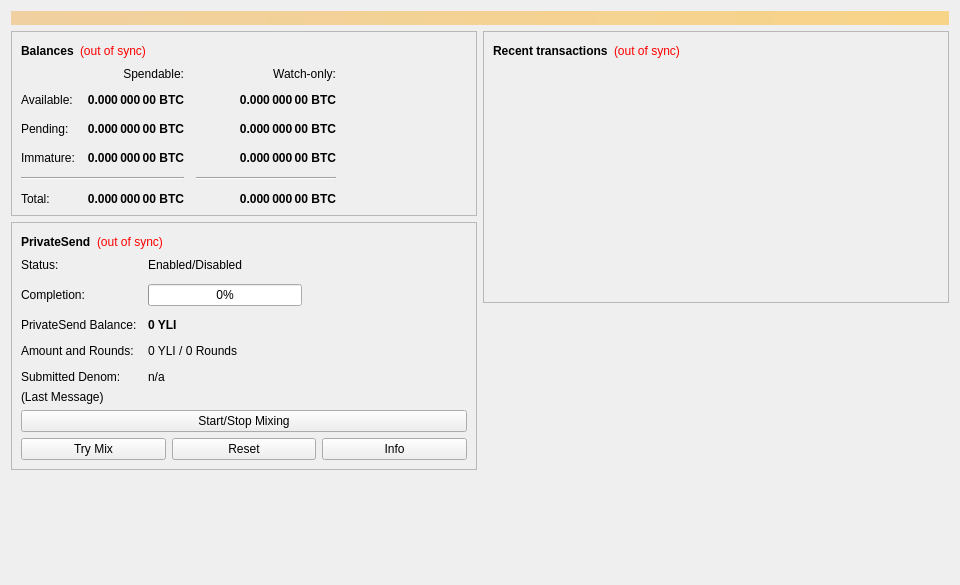
<?xml version="1.0" encoding="UTF-8"?>
<ui version="4.0">
 <class>OverviewPage</class>
 <widget class="QWidget" name="OverviewPage">
  <property name="geometry">
   <rect>
    <x>0</x>
    <y>0</y>
    <width>960</width>
    <height>585</height>
   </rect>
  </property>
  <property name="minimumSize">
   <size>
    <width>960</width>
    <height>0</height>
   </size>
  </property>
  <property name="windowTitle">
   <string>Form</string>
  </property>
  <layout class="QVBoxLayout" name="topLayout">
   <item>
    <widget class="QLabel" name="labelAlerts">
     <property name="visible">
      <bool>false</bool>
     </property>
     <property name="styleSheet">
      <string notr="true">QLabel { background-color: qlineargradient(x1: 0, y1: 0, x2: 1, y2: 0, stop:0 #F0D0A0, stop:1 #F8D488); color:#000000; }</string>
     </property>
     <property name="wordWrap">
      <bool>true</bool>
     </property>
     <property name="margin">
      <number>3</number>
     </property>
     <property name="textInteractionFlags">
      <set>Qt::TextSelectableByMouse</set>
     </property>
    </widget>
   </item>
   <item>
    <layout class="QHBoxLayout" name="horizontalLayout" stretch="1,1">
     <item>
      <layout class="QVBoxLayout" name="verticalLayout_2">
       <item>
        <widget class="QFrame" name="frame">
         <property name="frameShape">
          <enum>QFrame::StyledPanel</enum>
         </property>
         <property name="frameShadow">
          <enum>QFrame::Raised</enum>
         </property>
         <layout class="QVBoxLayout" name="verticalLayout_4">
          <item>
           <layout class="QHBoxLayout" name="horizontalLayout_4">
            <item>
             <widget class="QLabel" name="label_5">
              <property name="font">
               <font>
                <weight>75</weight>
                <bold>true</bold>
               </font>
              </property>
              <property name="text">
               <string>Balances</string>
              </property>
             </widget>
            </item>
            <item>
             <widget class="QLabel" name="labelWalletStatus">
              <property name="toolTip">
               <string>The displayed information may be out of date. Your wallet automatically synchronizes with the YouLike network after a connection is established, but this process has not completed yet.</string>
              </property>
              <property name="styleSheet">
               <string notr="true">QLabel { color: red; }</string>
              </property>
              <property name="text">
               <string notr="true">(out of sync)</string>
              </property>
              <property name="alignment">
               <set>Qt::AlignLeading|Qt::AlignLeft|Qt::AlignVCenter</set>
              </property>
             </widget>
            </item>
            <item>
             <spacer name="horizontalSpacer_3">
              <property name="orientation">
               <enum>Qt::Horizontal</enum>
              </property>
              <property name="sizeHint" stdset="0">
               <size>
                <width>40</width>
                <height>20</height>
               </size>
              </property>
             </spacer>
            </item>
           </layout>
          </item>
          <item>
           <layout class="QGridLayout" name="gridLayout">
            <property name="spacing">
             <number>12</number>
            </property>
            <item row="2" column="2">
             <widget class="QLabel" name="labelWatchPending">
              <property name="font">
               <font>
                <weight>75</weight>
                <bold>true</bold>
               </font>
              </property>
              <property name="cursor">
               <cursorShape>IBeamCursor</cursorShape>
              </property>
              <property name="toolTip">
               <string>Unconfirmed transactions to watch-only addresses</string>
              </property>
              <property name="text">
               <string notr="true">0.000 000 00 BTC</string>
              </property>
              <property name="alignment">
               <set>Qt::AlignRight|Qt::AlignTrailing|Qt::AlignVCenter</set>
              </property>
              <property name="textInteractionFlags">
               <set>Qt::LinksAccessibleByMouse|Qt::TextSelectableByKeyboard|Qt::TextSelectableByMouse</set>
              </property>
             </widget>
            </item>
            <item row="2" column="1">
             <widget class="QLabel" name="labelUnconfirmed">
              <property name="font">
               <font>
                <weight>75</weight>
                <bold>true</bold>
               </font>
              </property>
              <property name="cursor">
               <cursorShape>IBeamCursor</cursorShape>
              </property>
              <property name="toolTip">
               <string>Total of transactions that have yet to be confirmed, and do not yet count toward the spendable balance</string>
              </property>
              <property name="text">
               <string notr="true">0.000 000 00 BTC</string>
              </property>
              <property name="alignment">
               <set>Qt::AlignRight|Qt::AlignTrailing|Qt::AlignVCenter</set>
              </property>
              <property name="textInteractionFlags">
               <set>Qt::LinksAccessibleByMouse|Qt::TextSelectableByKeyboard|Qt::TextSelectableByMouse</set>
              </property>
             </widget>
            </item>
            <item row="3" column="2">
             <widget class="QLabel" name="labelWatchImmature">
              <property name="font">
               <font>
                <weight>75</weight>
                <bold>true</bold>
               </font>
              </property>
              <property name="cursor">
               <cursorShape>IBeamCursor</cursorShape>
              </property>
              <property name="toolTip">
               <string>Mined balance in watch-only addresses that has not yet matured</string>
              </property>
              <property name="text">
               <string notr="true">0.000 000 00 BTC</string>
              </property>
              <property name="alignment">
               <set>Qt::AlignRight|Qt::AlignTrailing|Qt::AlignVCenter</set>
              </property>
              <property name="textInteractionFlags">
               <set>Qt::LinksAccessibleByMouse|Qt::TextSelectableByKeyboard|Qt::TextSelectableByMouse</set>
              </property>
             </widget>
            </item>
            <item row="4" column="0" colspan="2">
             <widget class="Line" name="lineSpendableBalance">
              <property name="orientation">
               <enum>Qt::Horizontal</enum>
              </property>
             </widget>
            </item>
            <item row="4" column="2">
             <widget class="Line" name="lineWatchBalance">
              <property name="sizePolicy">
               <sizepolicy hsizetype="Preferred" vsizetype="Fixed">
                <horstretch>0</horstretch>
                <verstretch>0</verstretch>
               </sizepolicy>
              </property>
              <property name="minimumSize">
               <size>
                <width>140</width>
                <height>0</height>
               </size>
              </property>
              <property name="orientation">
               <enum>Qt::Horizontal</enum>
              </property>
             </widget>
            </item>
            <item row="5" column="0">
             <widget class="QLabel" name="labelTotalText">
              <property name="text">
               <string>Total:</string>
              </property>
             </widget>
            </item>
            <item row="3" column="1">
             <widget class="QLabel" name="labelImmature">
              <property name="font">
               <font>
                <weight>75</weight>
                <bold>true</bold>
               </font>
              </property>
              <property name="cursor">
               <cursorShape>IBeamCursor</cursorShape>
              </property>
              <property name="toolTip">
               <string>Mined balance that has not yet matured</string>
              </property>
              <property name="text">
               <string notr="true">0.000 000 00 BTC</string>
              </property>
              <property name="alignment">
               <set>Qt::AlignRight|Qt::AlignTrailing|Qt::AlignVCenter</set>
              </property>
              <property name="textInteractionFlags">
               <set>Qt::LinksAccessibleByMouse|Qt::TextSelectableByKeyboard|Qt::TextSelectableByMouse</set>
              </property>
             </widget>
            </item>
            <item row="2" column="3">
             <spacer name="horizontalSpacer_2">
              <property name="orientation">
               <enum>Qt::Horizontal</enum>
              </property>
              <property name="sizeHint" stdset="0">
               <size>
                <width>40</width>
                <height>20</height>
               </size>
              </property>
             </spacer>
            </item>
            <item row="3" column="0">
             <widget class="QLabel" name="labelImmatureText">
              <property name="text">
               <string>Immature:</string>
              </property>
             </widget>
            </item>
            <item row="5" column="1">
             <widget class="QLabel" name="labelTotal">
              <property name="font">
               <font>
                <weight>75</weight>
                <bold>true</bold>
               </font>
              </property>
              <property name="cursor">
               <cursorShape>IBeamCursor</cursorShape>
              </property>
              <property name="toolTip">
               <string>Your current total balance</string>
              </property>
              <property name="text">
               <string notr="true">0.000 000 00 BTC</string>
              </property>
              <property name="alignment">
               <set>Qt::AlignRight|Qt::AlignTrailing|Qt::AlignVCenter</set>
              </property>
              <property name="textInteractionFlags">
               <set>Qt::LinksAccessibleByMouse|Qt::TextSelectableByKeyboard|Qt::TextSelectableByMouse</set>
              </property>
             </widget>
            </item>
            <item row="5" column="2">
             <widget class="QLabel" name="labelWatchTotal">
              <property name="font">
               <font>
                <weight>75</weight>
                <bold>true</bold>
               </font>
              </property>
              <property name="cursor">
               <cursorShape>IBeamCursor</cursorShape>
              </property>
              <property name="toolTip">
               <string>Current total balance in watch-only addresses</string>
              </property>
              <property name="text">
               <string notr="true">0.000 000 00 BTC</string>
              </property>
              <property name="alignment">
               <set>Qt::AlignRight|Qt::AlignTrailing|Qt::AlignVCenter</set>
              </property>
              <property name="textInteractionFlags">
               <set>Qt::LinksAccessibleByMouse|Qt::TextSelectableByKeyboard|Qt::TextSelectableByMouse</set>
              </property>
             </widget>
            </item>
            <item row="0" column="2">
             <widget class="QLabel" name="labelWatchonly">
              <property name="text">
               <string>Watch-only:</string>
              </property>
              <property name="alignment">
               <set>Qt::AlignRight|Qt::AlignTrailing|Qt::AlignVCenter</set>
              </property>
             </widget>
            </item>
            <item row="1" column="0">
             <widget class="QLabel" name="labelBalanceText">
              <property name="text">
               <string>Available:</string>
              </property>
             </widget>
            </item>
            <item row="1" column="1">
             <widget class="QLabel" name="labelBalance">
              <property name="font">
               <font>
                <weight>75</weight>
                <bold>true</bold>
               </font>
              </property>
              <property name="cursor">
               <cursorShape>IBeamCursor</cursorShape>
              </property>
              <property name="toolTip">
               <string>Your current spendable balance</string>
              </property>
              <property name="text">
               <string notr="true">0.000 000 00 BTC</string>
              </property>
              <property name="alignment">
               <set>Qt::AlignRight|Qt::AlignTrailing|Qt::AlignVCenter</set>
              </property>
              <property name="textInteractionFlags">
               <set>Qt::LinksAccessibleByMouse|Qt::TextSelectableByKeyboard|Qt::TextSelectableByMouse</set>
              </property>
             </widget>
            </item>
            <item row="1" column="2">
             <widget class="QLabel" name="labelWatchAvailable">
              <property name="font">
               <font>
                <weight>75</weight>
                <bold>true</bold>
               </font>
              </property>
              <property name="cursor">
               <cursorShape>IBeamCursor</cursorShape>
              </property>
              <property name="toolTip">
               <string>Your current balance in watch-only addresses</string>
              </property>
              <property name="text">
               <string notr="true">0.000 000 00 BTC</string>
              </property>
              <property name="alignment">
               <set>Qt::AlignRight|Qt::AlignTrailing|Qt::AlignVCenter</set>
              </property>
              <property name="textInteractionFlags">
               <set>Qt::LinksAccessibleByMouse|Qt::TextSelectableByKeyboard|Qt::TextSelectableByMouse</set>
              </property>
             </widget>
            </item>
            <item row="2" column="0">
             <widget class="QLabel" name="labelPendingText">
              <property name="text">
               <string>Pending:</string>
              </property>
             </widget>
            </item>
            <item row="0" column="1">
             <widget class="QLabel" name="labelSpendable">
              <property name="text">
               <string>Spendable:</string>
              </property>
              <property name="alignment">
               <set>Qt::AlignRight|Qt::AlignTrailing|Qt::AlignVCenter</set>
              </property>
             </widget>
            </item>
           </layout>
          </item>
         </layout>
        </widget>
       </item>
       <item>
        <widget class="QFrame" name="framePrivateSend">
         <property name="layoutDirection">
          <enum>Qt::LeftToRight</enum>
         </property>
         <property name="frameShape">
          <enum>QFrame::StyledPanel</enum>
         </property>
         <property name="frameShadow">
          <enum>QFrame::Raised</enum>
         </property>
         <layout class="QVBoxLayout" name="VerticalLayout_PS1">
          <item>
           <layout class="QHBoxLayout" name="horizontalLayout_5">
            <item>
             <widget class="QLabel" name="labelPrivateSendHeader">
              <property name="font">
               <font>
                <weight>75</weight>
                <bold>true</bold>
               </font>
              </property>
              <property name="text">
               <string>PrivateSend</string>
              </property>
             </widget>
            </item>
            <item>
             <widget class="QLabel" name="labelPrivateSendSyncStatus">
              <property name="toolTip">
               <string>The displayed information may be out of date. Your wallet automatically synchronizes with the YouLike network after a connection is established, but this process has not completed yet.</string>
              </property>
              <property name="styleSheet">
               <string notr="true">QLabel { color: red; }</string>
              </property>
              <property name="text">
               <string notr="true">(out of sync)</string>
              </property>
              <property name="alignment">
               <set>Qt::AlignLeading|Qt::AlignLeft|Qt::AlignVCenter</set>
              </property>
             </widget>
            </item>
            <item>
             <spacer name="horizontalSpacer_4">
              <property name="orientation">
               <enum>Qt::Horizontal</enum>
              </property>
              <property name="sizeHint" stdset="0">
               <size>
                <width>40</width>
                <height>20</height>
               </size>
              </property>
             </spacer>
            </item>
           </layout>
          </item>
          <item>
           <layout class="QFormLayout" name="privateSendFormLayout">
            <property name="fieldGrowthPolicy">
             <enum>QFormLayout::AllNonFixedFieldsGrow</enum>
            </property>
            <property name="horizontalSpacing">
             <number>11</number>
            </property>
            <property name="verticalSpacing">
             <number>12</number>
            </property>
            <item row="0" column="0">
             <widget class="QLabel" name="labelPrivateSendEnabledText">
              <property name="text">
               <string>Status:</string>
              </property>
             </widget>
            </item>
            <item row="0" column="1">
             <widget class="QLabel" name="labelPrivateSendEnabled">
              <property name="text">
               <string>Enabled/Disabled</string>
              </property>
             </widget>
            </item>
            <item row="1" column="0">
             <widget class="QLabel" name="labelCompletitionText">
              <property name="text">
               <string>Completion:</string>
              </property>
             </widget>
            </item>
            <item row="1" column="1">
             <widget class="QProgressBar" name="privateSendProgress">
              <property name="maximumSize">
               <size>
                <width>154</width>
                <height>16777215</height>
               </size>
              </property>
              <property name="value">
               <number>0</number>
              </property>
             </widget>
            </item>
            <item row="2" column="0">
             <widget class="QLabel" name="labelAnonymizedText">
              <property name="text">
               <string>PrivateSend Balance:</string>
              </property>
             </widget>
            </item>
            <item row="2" column="1">
             <widget class="QLabel" name="labelAnonymized">
              <property name="font">
               <font>
                <weight>75</weight>
                <bold>true</bold>
               </font>
              </property>
              <property name="text">
               <string notr="true">0 YLI</string>
              </property>
             </widget>
            </item>
            <item row="3" column="0">
             <widget class="QLabel" name="labelAmountAndRoundsText">
              <property name="text">
               <string>Amount and Rounds:</string>
              </property>
             </widget>
            </item>
            <item row="3" column="1">
             <widget class="QLabel" name="labelAmountRounds">
              <property name="text">
               <string>0 YLI / 0 Rounds</string>
              </property>
             </widget>
            </item>
            <item row="4" column="0">
             <widget class="QLabel" name="labelSubmittedDenomText">
              <property name="text">
               <string>Submitted Denom:</string>
              </property>
             </widget>
            </item>
            <item row="4" column="1">
             <widget class="QLabel" name="labelSubmittedDenom">
              <property name="toolTip">
               <string>The denominations you submitted to the Masternode.&lt;br&gt;To mix, other users must submit the exact same denominations.</string>
              </property>
              <property name="text">
               <string>n/a</string>
              </property>
             </widget>
            </item>
           </layout>
          </item>
          <item>
           <layout class="QVBoxLayout" name="VerticalLayout_PS">
            <item>
             <widget class="QLabel" name="labelPrivateSendLastMessage">
              <property name="text">
               <string>(Last Message)</string>
              </property>
              <property name="alignment">
               <set>Qt::AlignLeading|Qt::AlignLeft|Qt::AlignTop</set>
              </property>
              <property name="wordWrap">
               <bool>true</bool>
              </property>
             </widget>
            </item>
            <item>
             <widget class="QPushButton" name="togglePrivateSend">
              <property name="sizePolicy">
               <sizepolicy hsizetype="MinimumExpanding" vsizetype="Fixed">
                <horstretch>0</horstretch>
                <verstretch>0</verstretch>
               </sizepolicy>
              </property>
              <property name="text">
               <string>Start/Stop Mixing</string>
              </property>
             </widget>
            </item>
            <item>
             <layout class="QHBoxLayout" name="horizontalLayout_debugbuttons">
              <item>
               <widget class="QPushButton" name="privateSendAuto">
                <property name="sizePolicy">
                 <sizepolicy hsizetype="MinimumExpanding" vsizetype="Fixed">
                  <horstretch>0</horstretch>
                  <verstretch>0</verstretch>
                 </sizepolicy>
                </property>
                <property name="toolTip">
                 <string>Try to manually submit a PrivateSend request.</string>
                </property>
                <property name="text">
                 <string>Try Mix</string>
                </property>
               </widget>
              </item>
              <item>
               <widget class="QPushButton" name="privateSendReset">
                <property name="sizePolicy">
                 <sizepolicy hsizetype="MinimumExpanding" vsizetype="Fixed">
                  <horstretch>0</horstretch>
                  <verstretch>0</verstretch>
                 </sizepolicy>
                </property>
                <property name="toolTip">
                 <string>Reset the current status of PrivateSend (can interrupt PrivateSend if it's in the process of Mixing, which can cost you money!)</string>
                </property>
                <property name="autoFillBackground">
                 <bool>false</bool>
                </property>
                <property name="text">
                 <string>Reset</string>
                </property>
               </widget>
              </item>
              <item>
               <widget class="QPushButton" name="privateSendInfo">
                <property name="sizePolicy">
                 <sizepolicy hsizetype="MinimumExpanding" vsizetype="Fixed">
                  <horstretch>0</horstretch>
                  <verstretch>0</verstretch>
                 </sizepolicy>
                </property>
                <property name="toolTip">
                 <string>Information about PrivateSend and Mixing</string>
                </property>
                <property name="text">
                 <string>Info</string>
                </property>
               </widget>
              </item>
             </layout>
            </item>
           </layout>
          </item>
         </layout>
        </widget>
       </item>
       <item>
        <spacer name="verticalSpacer">
         <property name="orientation">
          <enum>Qt::Vertical</enum>
         </property>
         <property name="sizeHint" stdset="0">
          <size>
           <width>20</width>
           <height>40</height>
          </size>
         </property>
        </spacer>
       </item>
      </layout>
     </item>
     <item>
      <layout class="QVBoxLayout" name="verticalLayout_3">
       <item>
        <widget class="QFrame" name="frame_2">
         <property name="frameShape">
          <enum>QFrame::StyledPanel</enum>
         </property>
         <property name="frameShadow">
          <enum>QFrame::Raised</enum>
         </property>
         <layout class="QVBoxLayout" name="verticalLayout">
          <item>
           <layout class="QHBoxLayout" name="horizontalLayout_2">
            <item>
             <widget class="QLabel" name="label_4">
              <property name="font">
               <font>
                <weight>75</weight>
                <bold>true</bold>
               </font>
              </property>
              <property name="text">
               <string>Recent transactions</string>
              </property>
             </widget>
            </item>
            <item>
             <widget class="QLabel" name="labelTransactionsStatus">
              <property name="toolTip">
               <string>The displayed information may be out of date. Your wallet automatically synchronizes with the YouLike network after a connection is established, but this process has not completed yet.</string>
              </property>
              <property name="styleSheet">
               <string notr="true">QLabel { color: red; }</string>
              </property>
              <property name="text">
               <string notr="true">(out of sync)</string>
              </property>
              <property name="alignment">
               <set>Qt::AlignLeading|Qt::AlignLeft|Qt::AlignVCenter</set>
              </property>
             </widget>
            </item>
            <item>
             <spacer name="horizontalSpacer">
              <property name="orientation">
               <enum>Qt::Horizontal</enum>
              </property>
              <property name="sizeHint" stdset="0">
               <size>
                <width>40</width>
                <height>20</height>
               </size>
              </property>
             </spacer>
            </item>
           </layout>
          </item>
          <item>
           <widget class="QListView" name="listTransactions">
            <property name="styleSheet">
             <string notr="true">QListView { background: transparent; }</string>
            </property>
            <property name="frameShape">
             <enum>QFrame::NoFrame</enum>
            </property>
            <property name="verticalScrollBarPolicy">
             <enum>Qt::ScrollBarAlwaysOff</enum>
            </property>
            <property name="horizontalScrollBarPolicy">
             <enum>Qt::ScrollBarAlwaysOff</enum>
            </property>
            <property name="selectionMode">
             <enum>QAbstractItemView::NoSelection</enum>
            </property>
           </widget>
          </item>
         </layout>
        </widget>
       </item>
       <item>
        <spacer name="verticalSpacer_2">
         <property name="orientation">
          <enum>Qt::Vertical</enum>
         </property>
         <property name="sizeHint" stdset="0">
          <size>
           <width>20</width>
           <height>40</height>
          </size>
         </property>
        </spacer>
       </item>
      </layout>
     </item>
    </layout>
   </item>
  </layout>
 </widget>
 <resources/>
 <connections/>
</ui>
